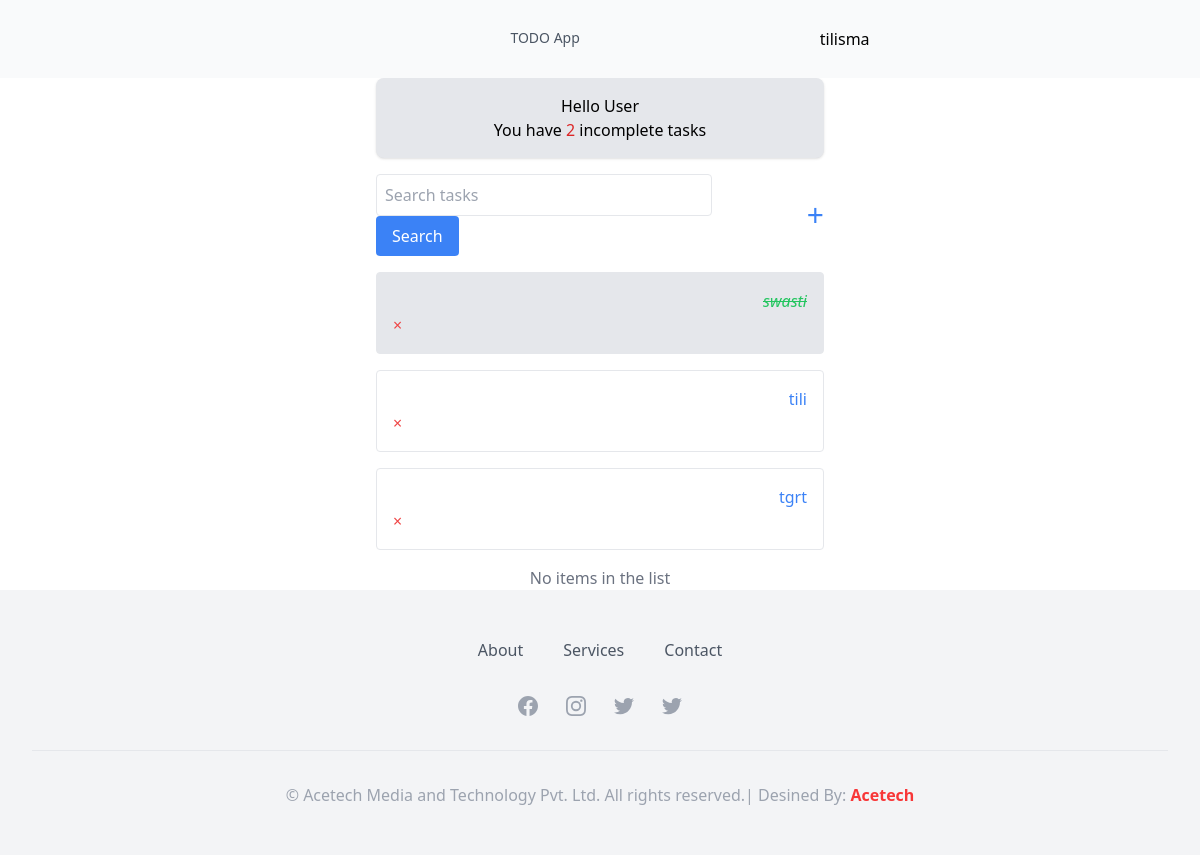
The app's page / (signed in), older data.
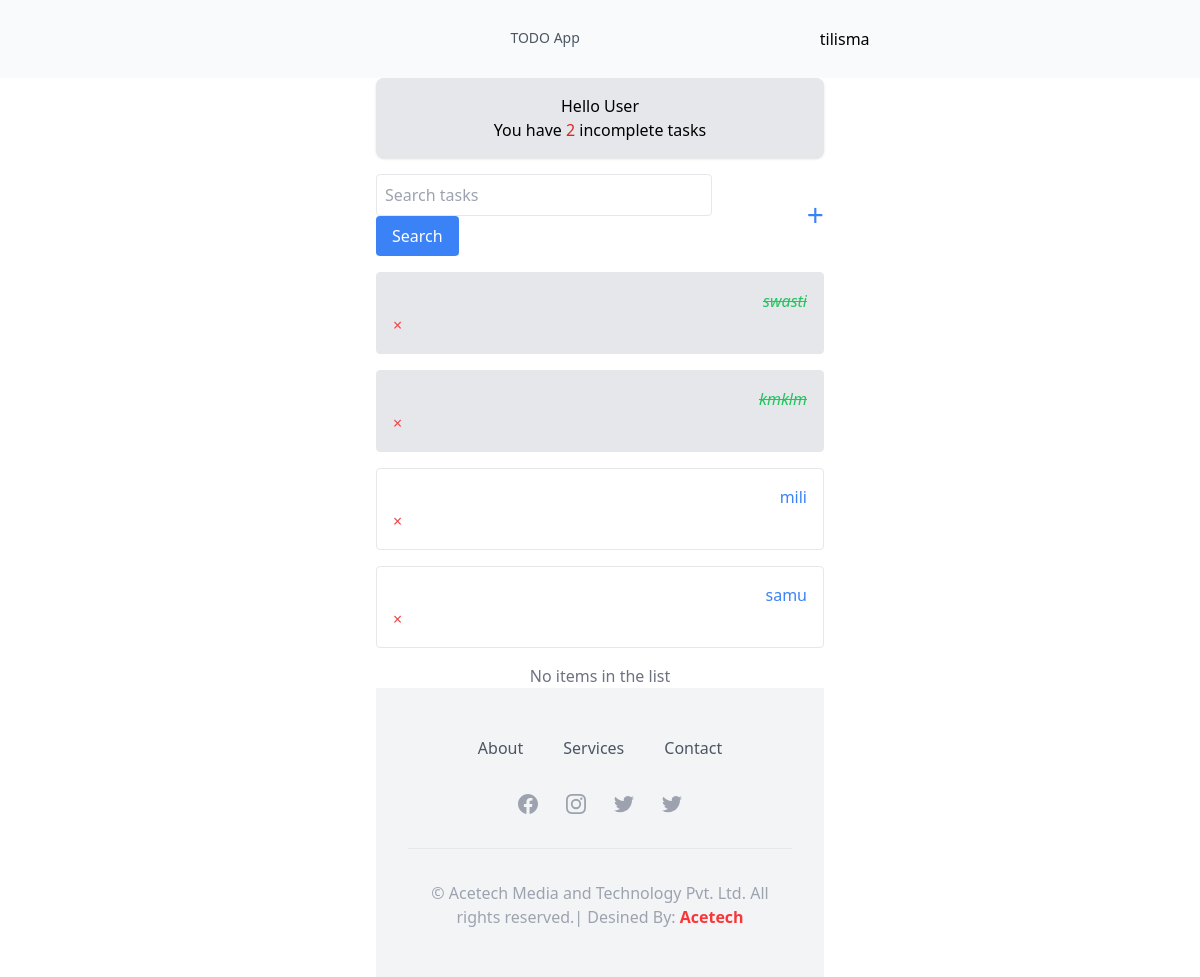
The same page, newer data.
### todoapp/models.py (models this page shows, shortened)
class Task(models.Model):
    title = models.CharField(max_length=50)
    description = models.TextField()
    completed = models.BooleanField(default=False)
    created_at = models.DateTimeField(auto_now_add=True)
    created_by = models.ForeignKey(UserProfile, on_delete=models.CASCADE)
    task_date = models.DateField(auto_now=False, auto_now_add=False)

### todoapp/views.py (the view)
# urls.py: path('', Home, name="home"),
@login_required()
def Home(request):
    template_name = "dashboard/home.html"
    userprofile = UserProfile.objects.get(user=request.user)
    task = Task.objects.filter(created_by=userprofile)
    completed = Task.objects.filter(created_by=userprofile, completed=True)
    incompleted = Task.objects.filter(created_by=userprofile, completed=False)
    total_incompleted_task = Task.objects.filter(completed=False, created_by=userprofile).count()
    context = {
        'task' : task,
        'completed' : completed,
        'incompleted' : incompleted,
        'total_incompleted_task' : total_incompleted_task
    }
    return render(request, template_name, context)

### todoapp/templates/dashboard/home.html (shortened to what this page needs)
{% extends 'base.html' %}
{% block content %}
        <div class="container mx-auto max-w-md">
            <header class="header-bar bg-gray-200 text-black rounded-lg p-4 mb-4 shadow">
                <div class="user-info text-center">
                    <h3 class="text-black">Hello User</h3>
                    <p>You have <span class="incomplete-tasks text-red-600">{{total_incompleted_task}}</span> incomplete tasks</p>
                </div>
            </header>
            <div class="search-add-wrapper flex justify-between items-center mb-4">
                <form class="w-3/4" method="GET">
                    <input class="w-full p-2 border rounded" type="text" name='search-area' placeholder="Search tasks">
                    <button type="submit" class="bg-blue-500 text-white px-4 py-2 rounded cursor-pointer">Search</button>
                </form>
                <a id="add-link" href="{% url 'addtask' %}" class="text-3xl text-blue-500">+</a>
            </div>
            {% for data in completed %}
            <div class="task-items-wrapper">
                <div class="task-wrapper completed bg-gray-200 border rounded p-4 mb-4 relative hover:shadow-md transition duration-300">
                    <div class="task-title flex justify-between items-center">
                        <i><s><a href="{% url 'detail' data.id %}" class="text-green-500">{{data.title}} </a></s></i>
                    </div>
                    <a class="delete-link text-red-500" href="{% url 'delete' data.id %}">×</a>
                </div>
                {% endfor %}
                {% for data in incompleted %}
                <div class="task-wrapper bg-white border rounded p-4 mb-4 relative hover:shadow-md transition duration-300">
                    <div class="task-title flex justify-between items-center">
                        <a href="{% url 'detail' data.id %}" class="text-blue-500">{{data.title}}</a>
                    </div>
                    <a class="delete-link text-red-500" href="{% url 'delete' data.id %}">×</a>
                </div>
                {% endfor %}
                <h3 class="text-gray-500 text-center mt-4">No items in the list</h3>
            </div>
        </div>
{% endblock content %}

Row changes from the older to the newer data that the page shows:
removed Task: title "tgrt"
added Task: title "kmklm", shown under "Hello User"
changed Task: title "tili" → "mili"
added Task: title "samu"
